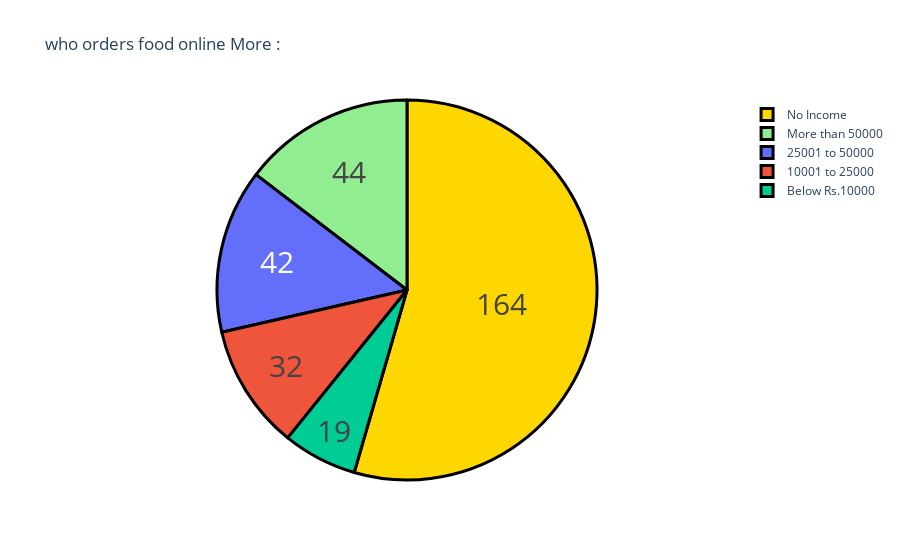

Notebook code for this chart:
### Markdown cell above
According to the above figure, 76.1% of the frequent customers are singles. Now let’s have a look at what’s the income group of the customers who ordered the food again:

### Code cell
gender = buying_again_data['Monthly Income'].value_counts()
label = gender.index
counts=gender.values
color=['gold','lightgreen']

fig = go.Figure(data=[go.Pie(labels=label,values=counts)])
fig.update_layout(title_text="who orders food online More :")
fig.update_traces(hoverinfo='label+percent', textinfo='value', textfont_size=30,
                  marker=dict(colors=color, line=dict(color='black', width=3)))
fig.show()

### Figure 1 — Plotly figure (JSON) as saved in the notebook; plotly's stock layout.template omitted (floating-point values rounded to 4 significant figures)
{"data": [{"hoverinfo": "label+percent", "labels": ["No Income", "More than 50000", "25001 to 50000", "10001 to 25000", "Below Rs.10000"], "marker": {"colors": ["gold", "lightgreen"], "line": {"color": "black", "width": 3}}, "textfont": {"size": 30}, "textinfo": "value", "type": "pie", "values": [164, 44, 42, 32, 19]}], "layout": {"title": {"text": "who orders food online More :"}}}
